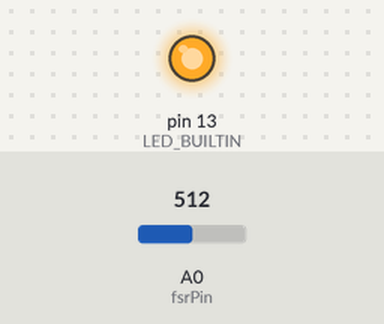
Bench run of a sketch on a simulated Arduino Uno, built with avr-gcc and run on an emulated ATmega328P. Shown: output pins drawn as LEDs (lit = HIGH). The test bench sets the inputs (shaded band); at power-on: A0 (fsrPin) = 512.

Above: at 1.2 s.
1.3 s: A0 (fsrPin) set to 107
2.8 s: A0 (fsrPin) set to 94
At 4.0 s:
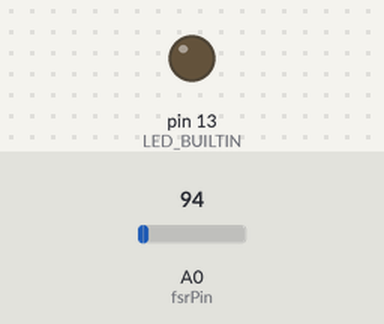
4.3 s: A0 (fsrPin) set to 110
At 5.4 s:
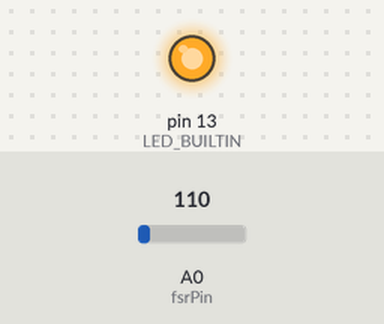
5.8 s: A0 (fsrPin) set to 90
At 6.6 s:
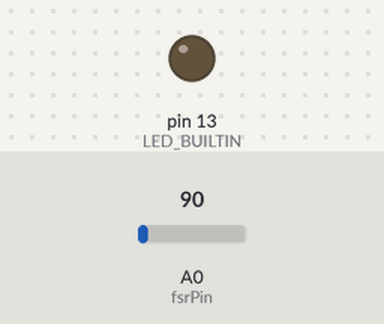
Timing chart, 0 to 8.3 s (numbered marks = the images above; inputs shaded):
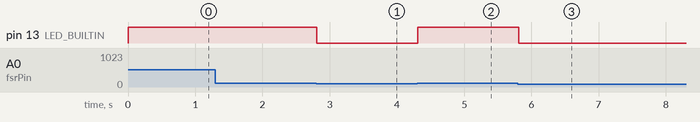

The sketch:

force_sensor1.ino
```cpp
int fsrPin = A0;

void setup() {
  pinMode(LED_BUILTIN, OUTPUT);
}

void loop() {
  int force = analogRead(fsrPin);

  if (force > 100) {
    digitalWrite(LED_BUILTIN, HIGH);
  } else {
    digitalWrite(LED_BUILTIN, LOW);
  }

  delay(50);
}
```

Measured:
- the behaviour switches between 101 and 100 on A0 (fsrPin) (found by bisection; images 0 and 1)
- after the input at 1.3 s, every drawn part: stays the same
- after the input at 2.8 s, pin 13 (LED_BUILTIN): HIGH → LOW at once
- after the input at 4.3 s, pin 13 (LED_BUILTIN): LOW → HIGH at once
- after the input at 5.8 s, pin 13 (LED_BUILTIN): HIGH → LOW at once
